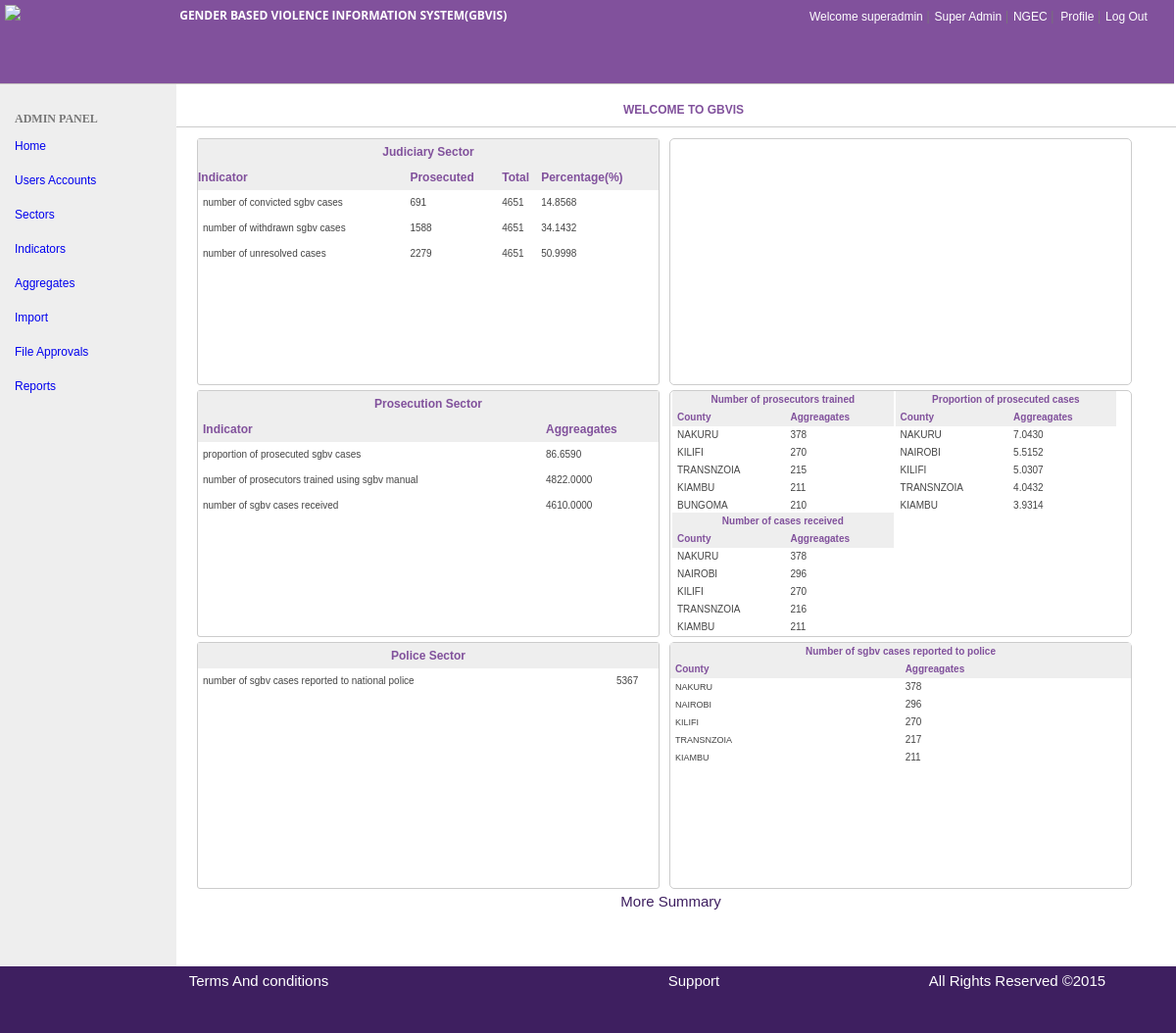
/index.php (signed in), run on the app's committed database.
### tables this page shows
CREATE TABLE IF NOT EXISTS `users` (
  `id` int(11) NOT NULL AUTO_INCREMENT,
  `firstname` varchar(100) NOT NULL,
  `lastname` varchar(100) NOT NULL,
  `mobile_phone` varchar(100) NOT NULL,
  `sector` varchar(100) NOT NULL,
  `username` varchar(50) NOT NULL,
  `password` varchar(50) NOT NULL,
  `email` varchar(50) NOT NULL,
  `user_group` int(11) NOT NULL,
  `join_date` datetime NOT NULL,
  PRIMARY KEY (`id`),
  UNIQUE KEY `username` (`username`)
);

CREATE TABLE IF NOT EXISTS `user_groups` (
  `id` int(11) NOT NULL AUTO_INCREMENT,
  `group_name` varchar(20) NOT NULL,
  `description` varchar(50) DEFAULT NULL,
  `created` datetime DEFAULT NULL,
  PRIMARY KEY (`id`)
);

CREATE TABLE IF NOT EXISTS `sectors` (
  `sector_id` int(10) NOT NULL AUTO_INCREMENT,
  `sector` varchar(100) NOT NULL,
  PRIMARY KEY (`sector_id`)
);

CREATE TABLE IF NOT EXISTS `indicators_titles` (
  `id` int(10) NOT NULL AUTO_INCREMENT,
  `title` varchar(50) NOT NULL,
  `titleid` int(10) NOT NULL,
  PRIMARY KEY (`id`)
);

CREATE TABLE IF NOT EXISTS `counties` (
  `county_id` int(2) NOT NULL DEFAULT '0',
  `county_name` varchar(15) NOT NULL,
  PRIMARY KEY (`county_id`)
);

CREATE TABLE IF NOT EXISTS `indicators` (
  `survey_id` int(11) NOT NULL DEFAULT '0',
  `sector_id` int(11) NOT NULL DEFAULT '0',
  `indicator_id` int(11) NOT NULL DEFAULT '0',
  `indicator` varchar(255) DEFAULT NULL,
  `date_recorded` date NOT NULL,
  `date_modified` date NOT NULL,
  PRIMARY KEY (`survey_id`,`sector_id`,`indicator_id`)
);

### classes/DB.class.php (called while the page is built, shortened)
<?php
class DB {
    public function processRowSet($rowSet, $singleRow = false)
    {
        $resultArray = array();
        while($row = mysql_fetch_assoc($rowSet))
        {
            array_push($resultArray, $row);
        }
        if($singleRow == true){
            return $resultArray[0];
          }
        return $resultArray;
    }
    public function processRowSetData($rowSet, $singleRow = false)
         {
         $resultArray = array();
         while($row = mysql_fetch_assoc($rowSet))
         {
            array_push($resultArray, $row);
         }
        if($singleRow == true){
            return  $resultArray;
          }
        return $resultArray;
    }
    public function select($table, $where) {
        $sql = "SELECT * FROM $table WHERE $where";
        $result = mysql_query($sql);
        if(mysql_num_rows($result) == 1)
            return $this->processRowSet($result, true);
        return $this->processRowSet($result);
    }
       public function selectData($table, $where) {
        $sql = "SELECT * FROM $table WHERE $where";
        $result = mysql_query($sql);
        if(mysql_num_rows($result) == 1)
            return $this->processRowSetData($result, true);
        return $this->processRowSetData($result);
    }
   }
?>

### classes/UserTools.class.php (called while the page is built, shortened)
<?php
require_once 'DB.class.php';
class UserTools {
	public function get($id)
	{
		$db = new DB();
		$result = $db->select('users', "id = $id");
		return new User($result);
	}
}
?>

### includes/global.inc.php (called while the page is built, shortened)
<?php
require_once 'classes/UserTools.class.php';
require_once 'classes/DB.class.php';
$userTools = new UserTools();
if(isset($_SESSION['logged_in'])) {
	$user = unserialize($_SESSION['user']);
	$_SESSION['user'] = serialize($userTools->get($user->id));
}
?>

### index.php (the view, shortened to what this page needs)
<?php
require_once 'includes/global.inc.php';
if(isset($_SESSION['logged_in'])) {
$user = unserialize($_SESSION['user']);
include "includes/Dash_header.php";
?>
	  <div id="sidebar">
	<div class="sidebar-nav">
	</div>
	  </div>
	  <div id="main-content">
	    <div id="bread-crumbs">
	    </div>
        <div id="content-body">
		<center><h3 class="page-title">Welcome to GBVIS</h3></center>
	       <hr size="1" color="#CCCCCC">
		   <div class="profile-data" align="left">
		   <center>
          <div id="dashboard" >
			<div id="dashboardTop"  >
			<section class="float_left">
			  <table width="100%" border="0" align="center" cellspacing="1" class="table-hover" >
			         <thead>
                                   <th align="left" colspan="4" width="20px"><b><center>
                                     Judiciary Sector
                                   </center>
                                   </b></th>
                               </thead>
                                <thead style="padding-left:5px;">
                                   <th align="left" ><b style="">Indicator</b></th>
			           <th align="left"><b>Prosecuted </b></th>
			            <th align="left"><b>Total </b></th>
			           <th align="left"><b>Percentage(%) </b></th>
                               </thead>
                                 <?php   $result = mysql_query("SELECT * FROM viewsummarytriedcases");
						   while($ro = mysql_fetch_array($result)){  ?>
        <tr bgcolor="#FFFFFF" >
        <td><p style="padding-left:5px; font-size: 10px;"><?php echo $ro['indicator'];?></p></td>
        <td><?php echo $ro['nationalTriedTotal'];?></td>
         <td><?php echo $ro['nationalProsecutionTotal'];?></td>
          <td><?php echo $ro['IndicatorPercentage'];?></td>
        </tr>
			     <?php } ?>
			    </table>
		       </section>
		    <section class="float_right">
                  <section id="container" style="min-width: 350px; height: 200px; max-width: 420px; margin: 0 auto"></section>
		    </section>
				</div>
			<div id="dashboardBottom"  >
				<section class="float_left">
					<table width="100%" border="0" align="center" cellspacing="1" class="table-hover" >
			   <thead>
                                   <th align="left" colspan="2" width="20px"><b><center>
                                     Prosecution Sector
                                   </center></b></th>
                               </thead>
                                <thead style="padding-left:5px;">
                                   <th align="left" ><b style="padding-left:5px;">Indicator</b></th>
			           <th align="left"><b>Aggreagates </b></th>
                               </thead>
                                <?php   $result = mysql_query("select b.title,a.aggregates from viewprosecutionsummary a
inner join indicators_titles b on a.indicator_id=b.titleid");
						   while($ro = mysql_fetch_array($result)){  ?>
        <tr bgcolor="#FFFFFF" ><td><p style="padding-left:5px; font-size: 10px;"><?php echo $ro['title'];?></p></td><td><?php echo $ro['aggregates'];?></td></tr>
			     <?php } ?>
			    </table>
				</section>
				<section class="float_right">
				 <section class="float_right_section1">
		     	  <table width="100%" border="0" align="center" cellspacing="1" class="table-hover" >
			         <thead>
                                   <th align="left" colspan="2" width="20px"><b><center>
                                     Number of prosecutors trained
                                   </center></b></th>
                               </thead>
                                <thead style="padding-left:5px;">
                                   <th align="left" ><b style="padding-left:5px;">County</b></th>
			           <th align="left"><b>Aggreagates </b></th>
                               </thead>
                               <?php   $result = mysql_query("SELECT * FROM viewtop5prosecutorstrained");
						   while($ro = mysql_fetch_array($result)){  ?>
        <tr bgcolor="#FFFFFF" ><td><p style="padding-left:5px; font-size: 10px;"><?php echo $ro['county_name'];?></p></td><td><?php echo $ro['Trained'];?></td></tr>
			     <?php } ?>
			    </table>
		     </section>
		    <section class="float_right_section2">
		    	  <table width="100%" border="0" align="center" cellspacing="1" class="table-hover" >
			         <thead>
                                   <th align="left" colspan="2" width="20px"><b><center>
                                     Proportion of prosecuted cases
                                   </center>
                                   </b></th>
                               </thead>
                                <thead style="padding-left:5px;">
                                   <th align="left" ><b style="padding-left:5px; ">County</b></th>
			           <th align="left"><b>Aggreagates </b></th>
                               </thead>
                                 <?php   $result = mysql_query("SELECT * FROM viewtop5prosecutedcases");
						   while($ro = mysql_fetch_array($result)){  ?>
        <tr bgcolor="#FFFFFF" ><td><p style="padding-left:5px; font-size: 10px;"><?php echo $ro['county_name'];?></p></td><td><?php echo $ro['countyPercentage'];?></td></tr>
			     <?php } ?>
			    </table>
		    </section>
		    <section class="float_right_section3">
		    	  <table width="100%" border="0" align="center" cellspacing="1" class="table-hover" >
			         <thead>
                                   <th align="left" colspan="2" width="20px"><b><center>
                                     Number of cases received
                                   </center>
                                   </b></th>
                               </thead>
                                <thead style="padding-left:5px;">
                                   <th align="left" ><b style="padding-left:5px;">County</b></th>
			           <th align="left"><b>Aggreagates </b></th>
                            </thead>
			      <?php   $result = mysql_query("SELECT * FROM viewtop5receivedcases");
						   while($ro = mysql_fetch_array($result)){  ?>
        <tr bgcolor="#FFFFFF" ><td><p style="padding-left:5px; font-size: 10px;"><?php echo $ro['county_name'];?></p></td><td><?php echo $ro['Aggregate'];?></td></tr>
			     <?php } ?>
			    </table>
		    </section>
				</section>
				<section class="float_left">
				<table width="100%" border="0" align="center" cellspacing="1" class="table-hover" >
			   <thead>
                                   <th align="left" colspan="2" width="20px"><b><center>Police Sector</center></b></th>
                               </thead>
                               <?php   $result = mysql_query("select b.title,a.aggregates from viewpolicesummary a
inner join indicators_titles b on a.indicator_id=b.titleid");
						   while($ro = mysql_fetch_array($result)){  ?>
        <tr bgcolor="#FFFFFF" ><td><p style="padding-left:5px;"><?php echo $ro['title'];?></p></td><td><?php echo $ro['aggregates'];?></td></tr>
			     <?php } ?>
			    </table>
				</section>
				<section class="float_right">
				<table width="100%" border="0" align="center" cellspacing="1" class="table-hover" >
			         <thead>
                                   <th align="left" colspan="2" width="20px"><b><center>Number of sgbv cases reported to police</center></b></th>
                               </thead>
                                <thead style="padding-left:5px;">
                                   <th align="left" ><b style="padding-left:5px; ">County</b></th>
			           <th align="left"><b>Aggreagates </b></th>
                               </thead>
                             <?php   $result = mysql_query("SELECT * FROM viewtop5casesreported");
						   while($ro = mysql_fetch_array($result)){  ?>
        <tr bgcolor="#FFFFFF" ><td><p style="padding-left:5px; font-size: 9px;"><?php echo $ro['county'];?></p></td><td><?php echo $ro['countyTotal'];?></td></tr>
			     <?php } ?>
			    </table>
				</section>
				</div>
				</div>
	         <a href="moreDashboard.php" align="left" style="font-family:Verdana, Geneva, sans-serif; font-size:15px; color:#3E1F60; text-decoration:none;padding-right:2px;">More Summary</a>
          </div>
      <br clear="all">
</div><br clear="all">
	    </div>
 <?php
	}
else
{
	header("Location: login.php");
}
?>

### includes/Dash_header.php (shortened to what this page needs)
 <?php
            $user_sector_name= $user->sector;
            $Logged_user_group =$user->user_group;
            $group_results = $db->selectData("user_groups","id = $Logged_user_group");
              foreach ($group_results as $urows)
                      {
                      $Logged_group = $urows['group_name'];
                      }
             $sector_results = $db->selectData("sectors","sector_id = $user_sector_name");
              foreach ($sector_results as $urows)
                      {
                      $user_sector = $urows['sector'];
                      }
              ?>
<!DOCTYPE html PUBLIC "-//W3C//DTD XHTML 1.0 Transitional//EN" "http://www.w3.org/TR/xhtml1/DTD/xhtml1-transitional.dtd">
<html>
<head>
<link href="css/style.css" rel="stylesheet" type="text/css">
<link href="css/style2.css" rel="stylesheet" type="text/css">
<link href="css/login_style.css" rel="stylesheet" type="text/css">
<link href="css/popupcss.css" rel="stylesheet" type="text/css">
<link href="css/popup.css" rel="stylesheet" type="text/css">
<link href="css/modal.css" rel="stylesheet" type="text/css">
<link href="css/bootstrap/bootstrap.css" rel="stylesheet" media="screen"/>
 <link rel="stylesheet" href="/js/jquery-ui-1.11.2.custom/jquery-ui.css">
</head>
<body>
<div id="gbiv-wrapper">
<div id="header">
   <div class="logo">
      <img src="images/logo.png" height="70" />
	</div>
    <div class="menuLinks">
	  <div class="top-menuLinks">
	   <div class="system-title">
	  <h3 class="title-name">Gender Based Violence Information System(GBVIS)</h3>
      </div>
	  <div class="user_status_nav">
	    <section class="login-status-sec">
		<font style="font-family:Verdana, Geneva, sans-serif; font-size:12px; color:white;padding-right:2px;"> Welcome <?php echo  $user->username;?></font>|
		<font style="font-family:Verdana, Geneva, sans-serif; font-size:12px; color:white;padding-right:2px;"> <?php echo $Logged_group; ?></font>|
		<font style="font-family:Verdana, Geneva, sans-serif; font-size:12px; color:white;padding-right:2px;"> <?php echo $user_sector; ?></font>|
           <a href="profile.php" align="left" style="font-family:Verdana, Geneva, sans-serif; font-size:12px; color:white; text-decoration:none;padding-right:2px;padding-left:2px;">Profile</a>|
            <a href="logout.php" align="left" style="font-family:Verdana, Geneva, sans-serif; font-size:12px; color:white; text-decoration:none;padding-right:2px;">Log Out</a>
	   </section>
	</div>
	</div>
	<div class="bottom-menuLinks">
	</div>
	 </div>
 </div>
 <div id="gbvis-main">

### data on the page
users: username "superadmin"
user_groups: group_name "Super Admin"
sectors: sector "NGEC"
indicators_titles: title "proportion of prosecuted sgbv cases", aggregates "86.6590"
indicators_titles: title "number of prosecutors trained using sgbv manual", aggregates "4822.0000"
indicators_titles: title "number of sgbv cases received", aggregates "4610.0000"
counties: county_name "NAKURU", Trained "378", countyPercentage "7.0430", Aggregate "378"
counties: county_name "KILIFI", Trained "270", countyPercentage "5.0307", Aggregate "270"
counties: county_name "TRANSNZOIA", Trained "215", countyPercentage "4.0432", Aggregate "216"
counties: county_name "KIAMBU", Trained "211", countyPercentage "3.9314", Aggregate "211"
counties: county_name "BUNGOMA", Trained "210"
counties: county_name "NAIROBI", countyPercentage "5.5152", Aggregate "296"
indicators_titles: title "number of sgbv cases reported to national police", aggregates "5367"
indicators: county "NAKURU", countyTotal "378", county "NAIROBI", countyTotal "296", county "KILIFI", countyTotal "270", county "TRANSNZOIA", countyTotal "217", county "KIAMBU", countyTotal "211"

### other printed values
$ro['indicator'] "number of convicted sgbv cases"
$ro['nationalTriedTotal'] "691"
$ro['nationalProsecutionTotal'] "4651"
$ro['IndicatorPercentage'] "14.8568"
$ro['indicator'] "number of withdrawn sgbv cases"
$ro['nationalTriedTotal'] "1588"
$ro['IndicatorPercentage'] "34.1432"
$ro['indicator'] "number of unresolved cases"
$ro['nationalTriedTotal'] "2279"
$ro['IndicatorPercentage'] "50.9998"
